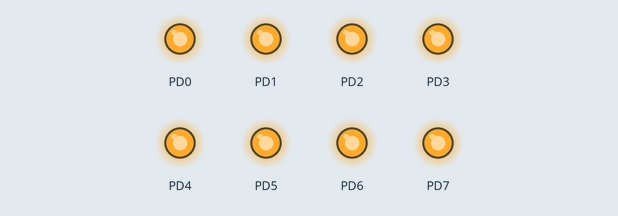
Bench run of a program on a simulated ATmega16, built with avr-gcc and emulated at 8 MHz. Shown: output pins drawn as LEDs (lit = HIGH).

Above: at 0.02 s.
At 0.47 s:
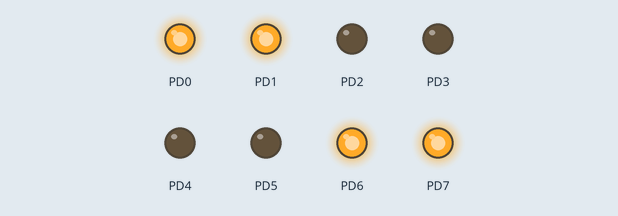
At 0.9 s:
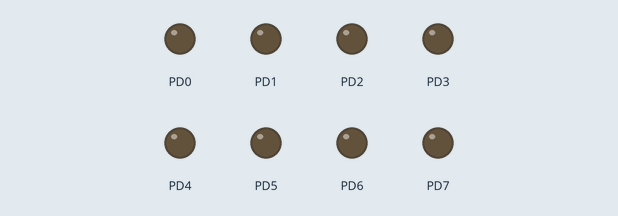
At 1.62 s:
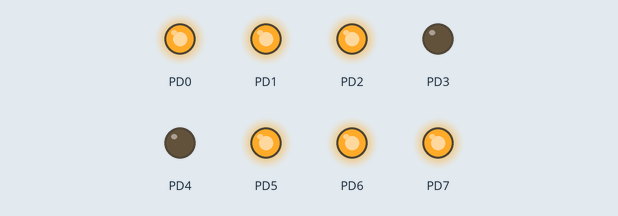
At 2.42 s:
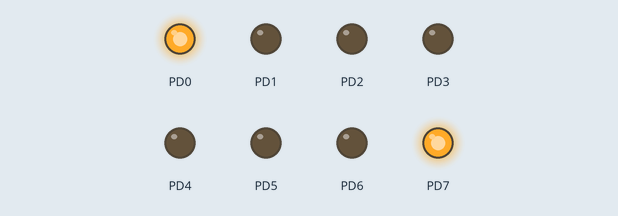
Timing chart, 0 to 3.0 s (numbered marks = the images above):
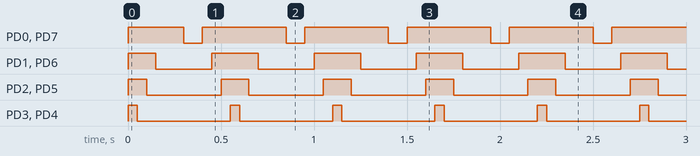

Measured:
- by itself, PD0, PD7: repeats every 0.55 s: LOW 0.10 s, HIGH 0.45 s
- by itself, PD1, PD6: repeats every 0.55 s: LOW 0.30 s, HIGH 0.25 s
- by itself, PD2, PD5: alternates HIGH for 0.15 s and LOW for 0.40 s
- by itself, PD3, PD4: alternates HIGH for 0.05 s and LOW for 0.50 s

The program:

ledcurtain.c
```c
#include<avr/io.h>
#define F_CPU 8000000
#include<util/delay.h>
void main()
{
  DDRD=0XFF;
  while(1)
  {
     PORTD=0XFF;
	 _delay_ms(50);
	 PORTD=0XE7;
	 _delay_ms(50);
	 PORTD=0XC3;
	 _delay_ms(50);
	 PORTD=0X81;
     _delay_ms(100);
    PORTD=0X81;
	_delay_ms(50);
	PORTD=0X00;
	_delay_ms(100);
	PORTD=0X81;
	_delay_ms(50);
	PORTD=0XC3;
	_delay_ms(50);
	PORTD=0XE7;
	_delay_ms(50);


	}
}
```
